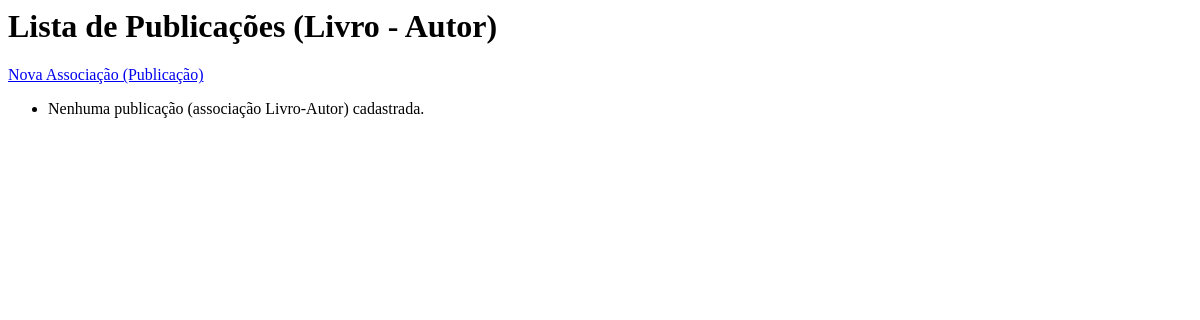
Page /publicacoes/ on the earlier database version.
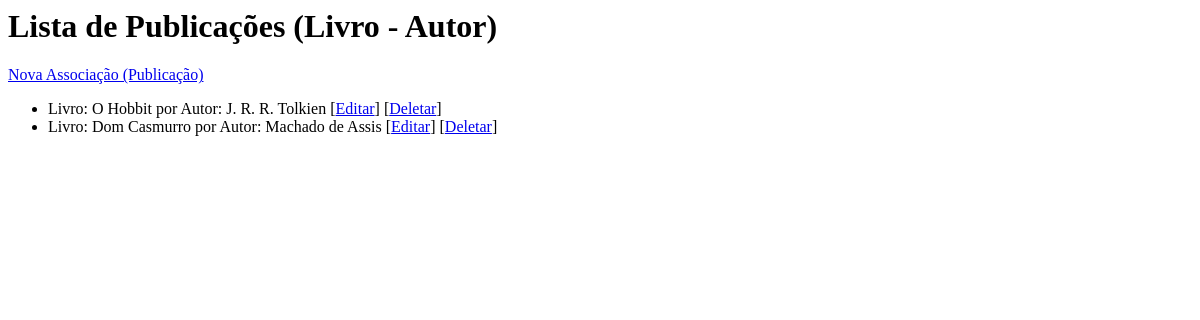
Same page on the later database version.
### pratica04/models.py (models this page shows, shortened)
class Publica(models.Model):
    livro = models.ForeignKey(Livro, on_delete=models.CASCADE)
    autor = models.ForeignKey(Autor, on_delete=models.CASCADE)
    class Meta:
        unique_together = ('livro', 'autor')

class Livro(models.Model):
    ISBN = models.CharField(max_length=13, unique=True) # unique=True para garantir unicidade
    titulo = models.CharField(max_length=200)
    publicacao = models.DateField()
    preco = models.DecimalField(max_digits=6, decimal_places=2)
    estoque = models.IntegerField()
    editora = models.ForeignKey(Editora, on_delete=models.CASCADE)
    autores = models.ManyToManyField(Autor, through='Publica', related_name='livros')

class Autor(models.Model):
    nome = models.CharField(max_length=100, unique=True) # unique=True para garantir unicidade

### pratica04/views.py (the view)
# urls.py: path('publicacoes/', PublicaList.as_view(), name='publica_list'),
class PublicaList(ListView):
    model = Publica
    template_name = 'publica_list.html'
    context_object_name = 'publicacoes'

### pratica04/templates/publica_list.html
<h1>Lista de Publicações (Livro - Autor)</h1>
<a href="{% url 'publica_create' %}">Nova Associação (Publicação)</a>
<ul>
    {% for publicacao in publicacoes %}
    <li>
        Livro: {{ publicacao.livro.titulo }}
        por Autor: {{ publicacao.autor.nome }}
        [<a href="{% url 'publica_update' publicacao.pk %}">Editar</a>]
        [<a href="{% url 'publica_delete' publicacao.pk %}">Deletar</a>]
    </li>
    {% empty %}
    <li>Nenhuma publicação (associação Livro-Autor) cadastrada.</li>
    {% endfor %}
</ul>

Differences in the rows shown:
added Publica: livro.titulo "O Hobbit", autor.nome "J. R. R. Tolkien"
added Publica: livro.titulo "Dom Casmurro", autor.nome "Machado de Assis"
Other differences:
text no longer shown: "Nenhuma publicação (associação Livro-Autor) cadastrada."
